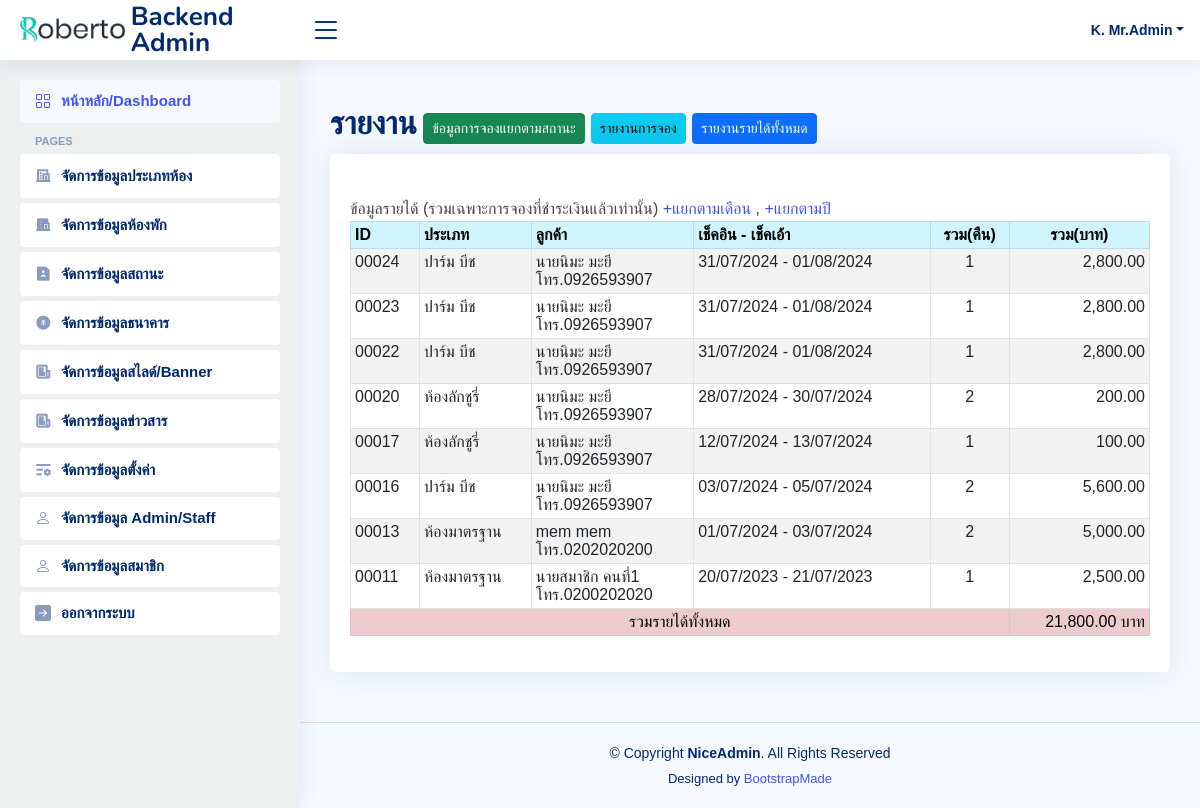
Page /admin/index.php?act=allProfit (signed in) on the committed database.
### tables this page shows
CREATE TABLE `tb_ac_admin` (
  `admin_id` int(3) NOT NULL,
  `status_id` int(3) NOT NULL DEFAULT 1,
  `admin_name` varchar(100) NOT NULL,
  `admin_password` varchar(100) NOT NULL,
  `admin_firstname` varchar(100) NOT NULL,
  `admin_surname` varchar(100) NOT NULL,
  `admin_phone` varchar(10) NOT NULL,
  `admin_show` tinyint(3) UNSIGNED NOT NULL DEFAULT 1,
  `admin_address` text DEFAULT NULL
);

CREATE TABLE `tb_booking` (
  `booking_id` int(5) UNSIGNED ZEROFILL NOT NULL,
  `user_id` int(11) NOT NULL,
  `room_id` int(11) DEFAULT 0,
  `checkInDate` datetime NOT NULL,
  `checkOutDate` datetime NOT NULL,
  `totalDate` int(11) NOT NULL,
  `booking_amount` int(11) NOT NULL COMMENT 'ยอดรวม',
  `booking_status` int(11) NOT NULL DEFAULT 2 COMMENT '0 ยกเลิก 1 เช็คเอ้า 2 รอชำระเงิน, 3 รอตรวจสอบชำระเงิน 4 รอเข้าพัก 5 เช็คอิน',
  `staff_id` int(11) NOT NULL DEFAULT 0 COMMENT 'ไอดี พนง. ที่ทำรายการ',
  `bank_id` int(11) NOT NULL DEFAULT 0,
  `slip` varchar(100) DEFAULT NULL COMMENT 'สลิปโอนเงิน',
  `payDate` date DEFAULT NULL COMMENT 'วันที่จ่าย',
  `remark` text DEFAULT NULL COMMENT 'ระบุเหตุผลที่ยกเลิก',
  `car_no` varchar(100) DEFAULT NULL COMMENT 'ทะเบียนรถ',
  `damage_detail` varchar(200) DEFAULT NULL COMMENT 'ความเสียหายที่เกิดขึ้น',
  `damage_total` int(5) NOT NULL DEFAULT 0 COMMENT 'ค่าเสียหาย (บาท)',
  `dateCreate` timestamp NOT NULL DEFAULT current_timestamp()
);

CREATE TABLE `tb_room_type` (
  `type_id` int(3) NOT NULL,
  `type_name` varchar(100) NOT NULL
);

### admin/report_all_profit.php (the view)
<?php
$sql_script = "SELECT *
FROM tb_booking  AS b
LEFT JOIN tb_room as r ON b.room_id = r.room_id
LEFT JOIN tb_room_type AS t ON r.type_id=t.type_id
INNER JOIN tb_ac_admin AS a ON b.user_id=a.admin_id
WHERE b.booking_status > 1
GROUP BY b.booking_id
ORDER BY b.booking_id DESC
";
$result = mysqli_query($Connection, $sql_script) or die (mysqli_error($Connection));
?>
<font face="TH Sarabun New" >
ข้อมูลรายได้ (รวมเฉพาะการจองที่ชำระเงินแล้วเท่านั้น)
<a href="report.php?act=profitbyM" class="btnx btn-success btn-sm">+แยกตามเดือน</a> ,
<a href="report.php?act=profitbyY" class="btnx btn-success btn-sm">+แยกตามปี</a>
</font>
<table class="table  table-striped table-bordered table-sm">
  <thead>
    <tr class="table-info">
      <th><font face="TH Sarabun New" > ID </font></th>
      <th><font face="TH Sarabun New" > ประเภท</font></th>
      <th><font face="TH Sarabun New" > ลูกค้า </font></th>
      <th><font face="TH Sarabun New" >เช็คอิน - เช็คเอ้า</font></th>
      <th><font face="TH Sarabun New" ><center> รวม(คืน) </center></font></th>
      <th><center><font face="TH Sarabun New" ><center>รวม(บาท)</center></font></center></th>
    </tr>
  </thead>
  <tbody>
    <?php $total=0; foreach ($result as $row_result) {
    $total += $row_result["booking_amount"];  ?>
    <tr>
      <td scope="row"> <?php echo $row_result["booking_id"];?></td>
      <td><?php echo $row_result["type_name"];?></td>
       <td>
        <?php echo $row_result["admin_firstname"];?> <?php echo $row_result["admin_surname"];?><br>
       โทร.<?php echo $row_result["admin_phone"];?></td>
       <td><?php echo date('d/m/Y', strtotime($row_result["checkInDate"]));?>  - <?php echo date('d/m/Y', strtotime($row_result["checkOutDate"]));?></td>
       <td><font face="TH Sarabun New" > <center><?php echo $row_result["totalDate"];?>  </center></font></td>
       <td align="right"><font face="TH Sarabun New" >   <?php echo number_format($row_result["booking_amount"],2);?> </font></td>
    </tr>
    <?php } ?>
    <tr class="table-danger">
      <td colspan="5" align="center"><font face="TH Sarabun New" > รวมรายได้ทั้งหมด </font></td>
      <td align="right"><font face="TH Sarabun New" > <?=number_format($total,2);?> บาท </font></td>
    </tr>
  </tbody>
</table>

### admin/web_struc/header.php (shortened to what this page needs)
======= Header ======= -->
  <header id="header" class="header fixed-top d-flex align-items-center">
    <div class="d-flex align-items-center justify-content-between">
      <a href="index.php" class="logo d-flex align-items-center">
        <img src="assets/img/logo.png" alt="">
        <span class="d-none d-lg-block">Backend Admin</span>
      </a>
      <i class="bi bi-list toggle-sidebar-btn"></i>
    </div>
    <nav class="header-nav ms-auto">
      <ul class="d-flex align-items-center">
        <li class="nav-item dropdown pe-3">
          <a class="nav-link nav-profile d-flex align-items-center pe-0" href="#" data-bs-toggle="dropdown">
            <span class="d-none d-md-block dropdown-toggle ps-2">K. <?=$rowAdmin['admin_firstname'];?></span>
          </a>
        </li>
      </ul>
    </nav>
  </header><!-- End Header

### admin/assets/css/style.css (style rules this page uses)
:root { scroll-behavior: smooth; }
body { font-family: "Open Sans", sans-serif; background: #f6f9ff; color: #444444; }
a { color: #4154f1; text-decoration: none; }
.logo { line-height: 1; }
@media (min-width: 1200px) { .logo { width: 280px; } }
.logo img { max-height: 26px; margin-right: 6px; }
.logo span { font-size: 26px; font-weight: 700; color: #012970; font-family: "Nunito", sans-serif; }
.header { transition: all 0.5s; z-index: 997; height: 60px; box-shadow: 0px 2px 20px rgba(1, 41, 112, 0.1); background-color: #fff; padding-left: 20px; }
.header .toggle-sidebar-btn { font-size: 32px; padding-left: 10px; cursor: pointer; color: #012970; }
.header-nav ul { list-style: none; }
.header-nav>ul { margin: 0; padding: 0; }
.header-nav .nav-profile { color: #012970; }
.header-nav .nav-profile span { font-size: 14px; font-weight: 600; }

### admin/web_struc/title.php (style rules this page uses)
* { font-family:sans-serif; !important }

### rows in the picture
tb_ac_admin: admin_firstname "Mr.Admin"
tb_booking: booking_id "00024", tb_room_type.type_name "ปาร์ม บีช", user.admin_firstname "นายนิมะ", user.admin_surname "มะยี", user.admin_phone "0926593907", checkInDate "31/07/2024", checkOutDate "01/08/2024", totalDate "1", booking_amount "2,800.00"
tb_booking: booking_id "00023", tb_room_type.type_name "ปาร์ม บีช", user.admin_firstname "นายนิมะ", user.admin_surname "มะยี", user.admin_phone "0926593907", checkInDate "31/07/2024", checkOutDate "01/08/2024", totalDate "1", booking_amount "2,800.00"
tb_booking: booking_id "00022", tb_room_type.type_name "ปาร์ม บีช", user.admin_firstname "นายนิมะ", user.admin_surname "มะยี", user.admin_phone "0926593907", checkInDate "31/07/2024", checkOutDate "01/08/2024", totalDate "1", booking_amount "2,800.00"
tb_booking: booking_id "00020", tb_room_type.type_name "ห้องลักชูรี่", user.admin_firstname "นายนิมะ", user.admin_surname "มะยี", user.admin_phone "0926593907", checkInDate "28/07/2024", checkOutDate "30/07/2024", totalDate "2", booking_amount "200.00"
tb_booking: booking_id "00017", tb_room_type.type_name "ห้องลักชูรี่", user.admin_firstname "นายนิมะ", user.admin_surname "มะยี", user.admin_phone "0926593907", checkInDate "12/07/2024", checkOutDate "13/07/2024", totalDate "1", booking_amount "100.00"
tb_booking: booking_id "00016", tb_room_type.type_name "ปาร์ม บีช", user.admin_firstname "นายนิมะ", user.admin_surname "มะยี", user.admin_phone "0926593907", checkInDate "03/07/2024", checkOutDate "05/07/2024", totalDate "2", booking_amount "5,600.00"
tb_booking: booking_id "00013", tb_room_type.type_name "ห้องมาตรฐาน", user.admin_firstname "mem", user.admin_surname "mem", user.admin_phone "0202020200", checkInDate "01/07/2024", checkOutDate "03/07/2024", totalDate "2", booking_amount "5,000.00"
tb_booking: booking_id "00011", tb_room_type.type_name "ห้องมาตรฐาน", user.admin_firstname "นายสมาชิก", user.admin_surname "คนที่1", user.admin_phone "0200202020", checkInDate "20/07/2023", checkOutDate "21/07/2023", totalDate "1", booking_amount "2,500.00"

### other values in the picture
$total "21,800.00"
